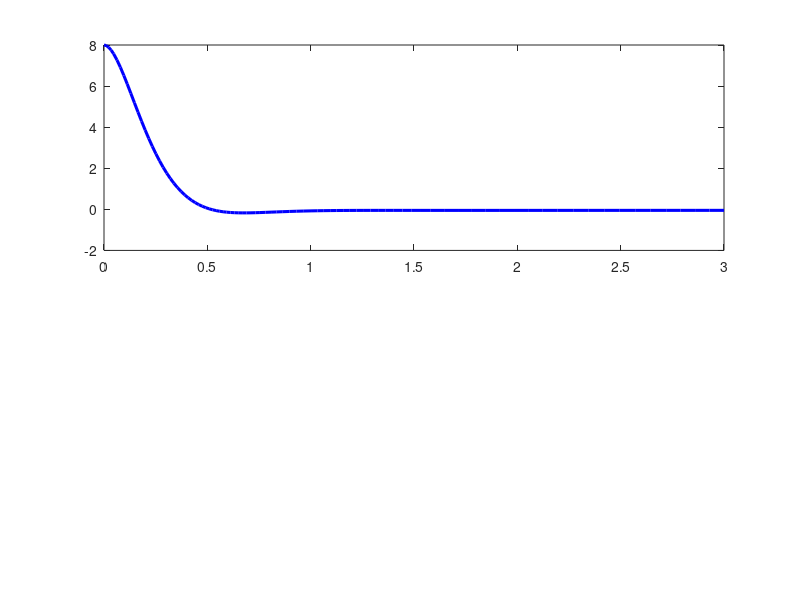

Reproduce this figure in MATLAB. (Note: this script raises an error after producing the figure.)
%% =========================================================================
% Self-Balancing Robot - Pure MATLAB PID Simulator (No Simulink Needed!)
% Change Kp, Ki, Kd below and press "Run" to see the robot stabilize.
% =========================================================================
clear; close all; clc;

%% 1. TUNE YOUR PID GAINS & TEST CONDITIONS HERE
% -------------------------------------------------------------------------
Kp = 22.0;               % Proportional Gain (restoring stiffness)
Ki = 0.4;                % Integral Gain     (steady-state error correction)
Kd = 2.5;                % Derivative Gain   (damping against wobble)

initial_tilt_deg = 8.0;  % Starting offset angle (degrees)
sim_time = 3.0;          % Simulation duration (seconds)

% Robot Physical Properties
L = 0.20;                % Height to Center of Mass (m)
g = 9.81;                % Gravity (m/s^2)
% -------------------------------------------------------------------------

%% 2. Run Non-Linear Physics Simulation (ode45)
theta_0 = deg2rad(initial_tilt_deg);  % Convert to radians
x0 = [theta_0; 0.0; 0.0];             % State: [theta; angular_velocity; integral_error]

% Non-linear inverted pendulum ODE function
ode_fun = @(t, x) [
    x(2);                                                                  % d(theta)/dt = omega
    (g * sin(x(1)) - (Kp * x(1) + Ki * x(3) + Kd * x(2)) * cos(x(1))) / L; % d(omega)/dt = theta_ddot
    x(1)                                                                   % d(int_err)/dt = theta
];

% Simulate with ode45
options = odeset('RelTol', 1e-4, 'AbsTol', 1e-5);
[t, x] = ode45(ode_fun, [0, sim_time], x0, options);

theta_deg = rad2deg(x(:, 1));
omega_deg = rad2deg(x(:, 2));
int_err   = x(:, 3);
u_control = Kp * x(:, 1) + Ki * int_err + Kd * x(:, 2); % Motor command

%% 3. Stability & Performance Metrics
is_stable = all(abs(theta_deg) < 45) && (abs(theta_deg(end)) < 0.5);

% Settling time calculation (within 5% of target)
settled_idx = find(abs(theta_deg) > 0.05 * initial_tilt_deg, 1, 'last');
if isempty(settled_idx)
    settling_time = 0;
elseif settled_idx == length(t)
    settling_time = NaN;
else
    settling_time = t(settled_idx + 1);
end

%% 4. Plot Graphs
figure('Name', 'PID Balancing Simulation', 'Color', 'w', 'Position', [150, 150, 850, 550]);

% --- Subplot 1: Tilt Angle vs Time ---
subplot(2, 1, 1);
plot(t, theta_deg, 'b-', 'LineWidth', 2.2); hold on;
yline(0, 'r--', 'LineWidth', 1.5, 'Label', 'Target Upright (0°)');
yline(initial_tilt_deg, 'k:', 'LineWidth', 1.0, 'Alpha', 0.6);
grid on;
title(sprintf('Robot Pitch Angle \\theta(t)  [Kp=%.1f, Ki=%.2f, Kd=%.2f]', Kp, Ki, Kd), 'FontSize', 12);
xlabel('Time (seconds)', 'FontSize', 10);
ylabel('Tilt Angle (degrees)', 'FontSize', 10);
xlim([0, sim_time]);

% Add status banner
if is_stable
    status_text = sprintf('STATUS: STABLE \\checkmark\nSettling Time: %.2f s', settling_time);
    color_box = [0.1, 0.6, 0.2];
else
    status_text = 'STATUS: UNSTABLE (Fell Over!) \times\nIncrease Kp or Kd';
    color_box = [0.8, 0.1, 0.1];
end
annotation('textbox', [0.70, 0.76, 0.20, 0.12], 'String', status_text, ...
    'FitBoxToText', 'on', 'BackgroundColor', 'w', 'EdgeColor', color_box, ...
    'LineWidth', 1.5, 'FontWeight', 'bold', 'Color', color_box);

% --- Subplot 2: Control Effort (Wheel Acceleration) ---
subplot(2, 1, 2);
plot(t, u_control, 'm-', 'LineWidth', 2.0); hold on;
yline(0, 'k--', 'LineWidth', 1.0);
grid on;
title('Control Effort u(t) [Wheel Acceleration]', 'FontSize', 12);
xlabel('Time (seconds)', 'FontSize', 10);
ylabel('Acceleration (m/s^2)', 'FontSize', 10);
xlim([0, sim_time]);

fprintf('--------------------------------------------------\n');
fprintf('Simulation Finished!\n');
fprintf('  Kp = %.2f | Ki = %.2f | Kd = %.2f\n', Kp, Ki, Kd);
fprintf('  Initial Tilt: %.1f deg\n', initial_tilt_deg);
fprintf('  Final Tilt:   %.3f deg\n', theta_deg(end));
if is_stable
    fprintf('  System is STABLE (Settled in ~%.2f s)\n', settling_time);
else
    fprintf('  WARNING: Robot fell over or did not settle!\n');
end
fprintf('--------------------------------------------------\n');
